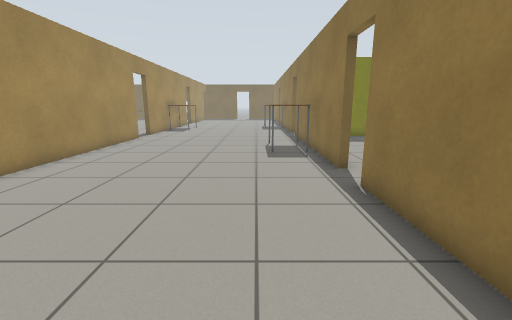
view 1 (above)

23 first-person views from a walk through a world built for the Gazebo simulator. The camera is 1 m above the floor, tilts 12° down and sees 90° across. The floor is counted in squares, 0.5 m on a side. Each view is taken from the middle of a square. On the plan, view 1 faces up. The plan holds only what a view shows up to about 16 squares ahead; the rest is blank. The place goes on beyond the plan. The robots in the file are not drawn. Gazebo's built-in surfaces are drawn with simple patterns.

view 2
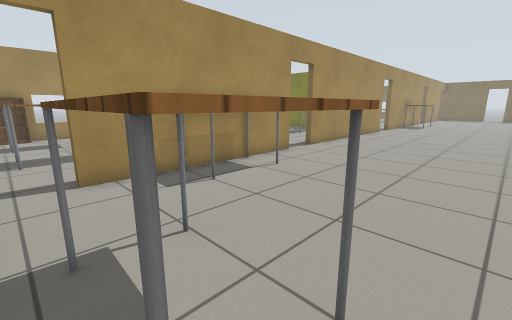

view 3
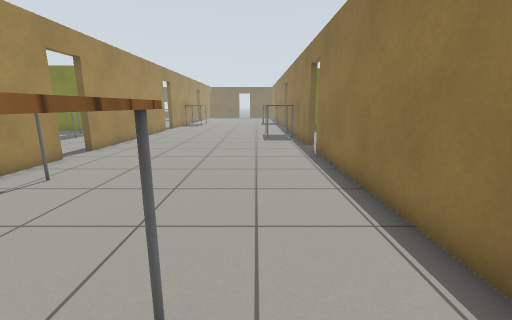

view 4
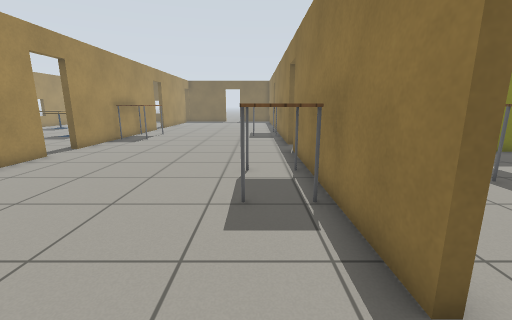

view 5
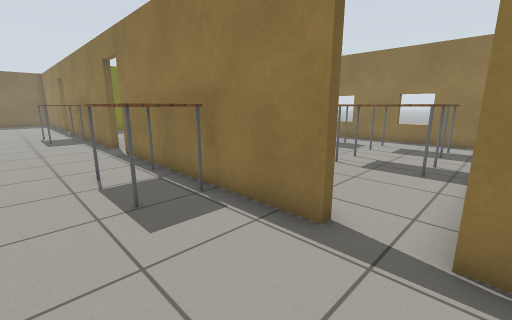

view 6
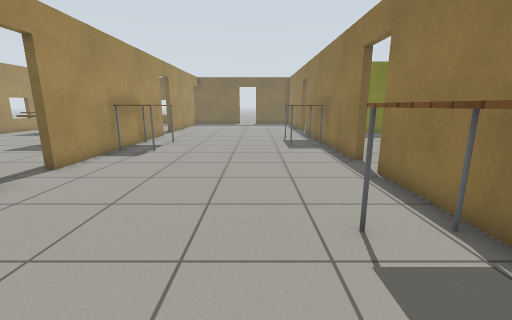

view 7
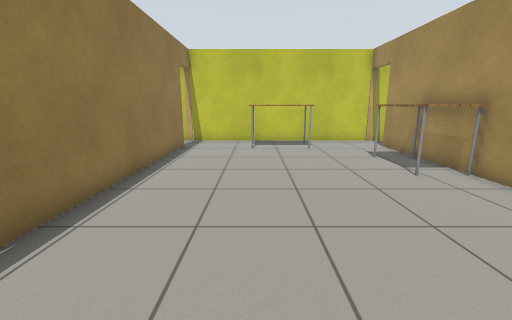

view 8
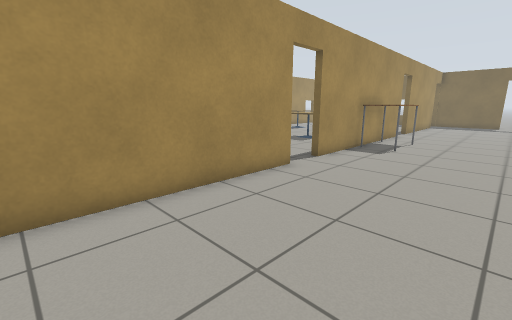

view 9
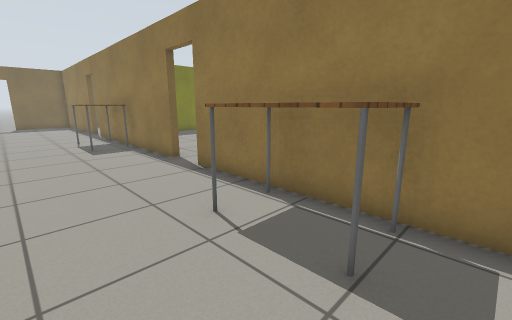

view 10
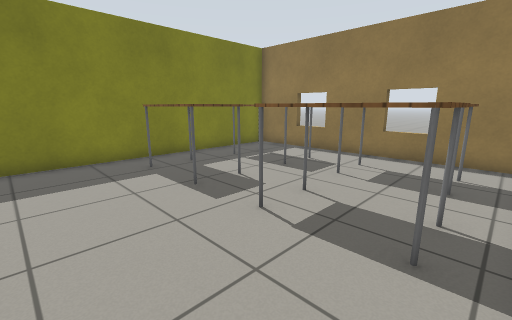

view 11
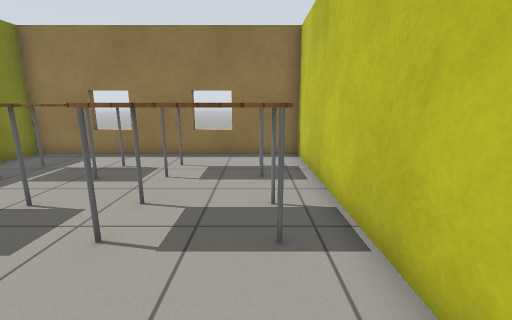

view 12
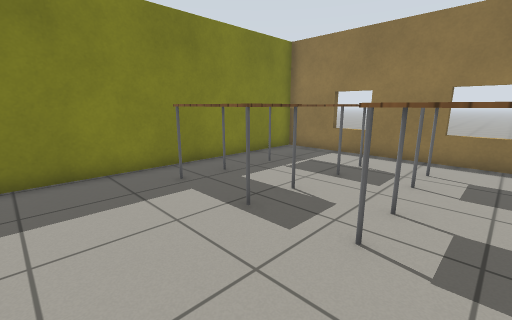

view 13
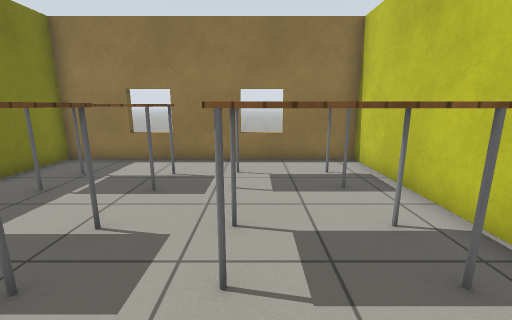

view 14
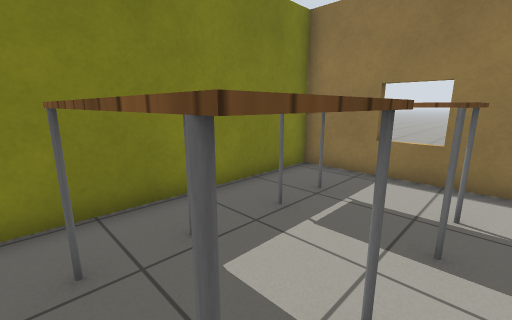

view 15
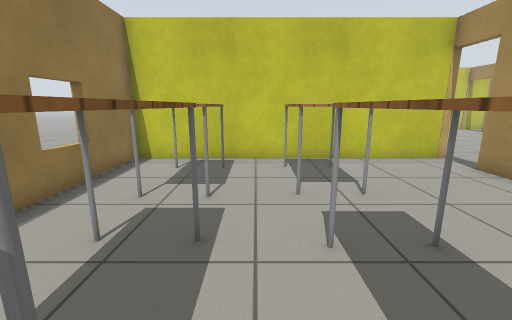

view 16
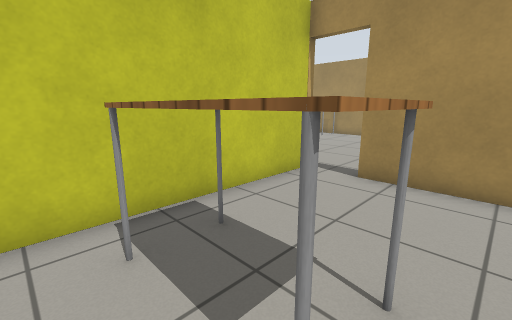

view 17
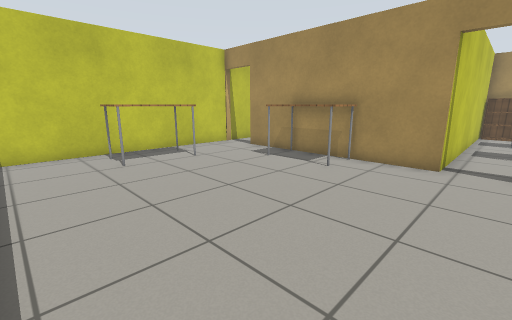

view 18
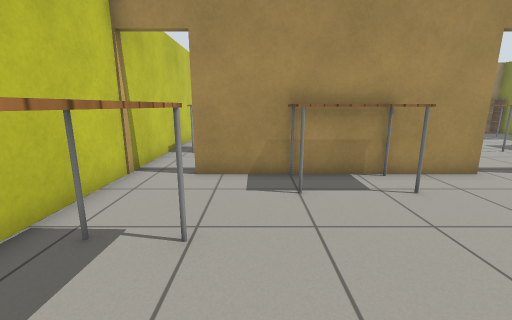

view 19
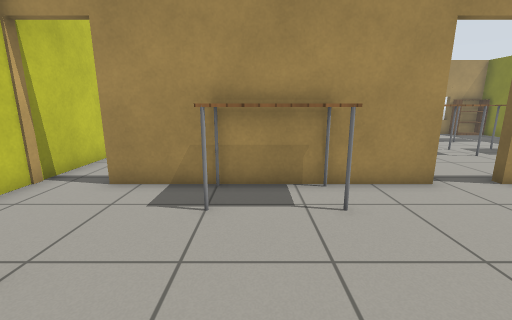

view 20
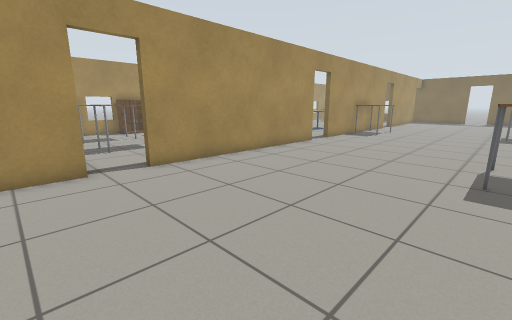

view 21
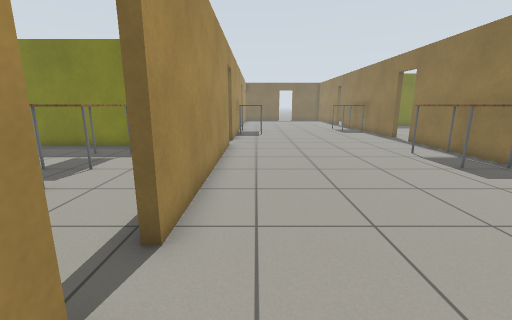

view 22
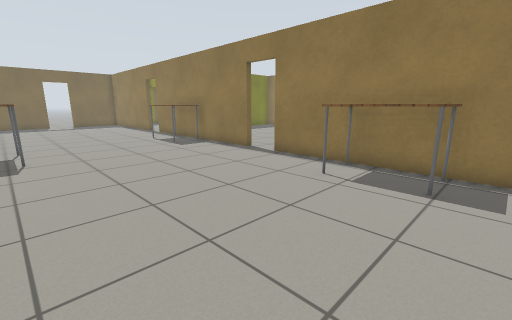

view 23
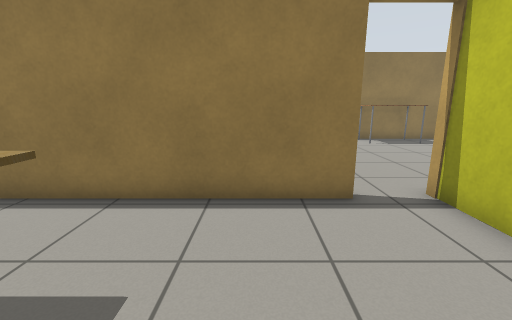

### Floor plan
Points are (right, up) in squares from view 1. A wall is a line through its corners. A room is listed if a view was taken in it or the views show most of it. See-through windows are left out.
Room 1 (views 1, 2, 3, 4, 5, 6, 7, 8, 9, 17, 18, 19, 20, 21, 22)
walls: (2.7, 8) (2.7, 17.6); (-7.4, 4.6) (-7.4, 2.4); (-7.4, 16) (-7.4, 6.4); (2.7, 19.2) (2.7, 26.5); (-7.4, 20.5) (-7.4, 17.9); (-7.4, -1.4) (-7.4, -3.8); (2.7, -4) (2.7, 6.3); (-7.9, -5.8) (3.3, -5.8); (-7.4, 26.5) (-7.4, 24.4)
ways out: open door at (3, 7.5) to room 2; open door at (-7.8, 17) to room 3; open door at (-7.7, -4.7); open door at (-7.5, 5.5); open door at (3, -4.5); open door at (3, 18.5)
objects: table (-7, -1) to (-6, 2); table (-7, 21) to (-6, 24); table (-4, -5) to (-1, -3); table (1, 11) to (2, 14); table (1, 23) to (2, 23); table (1, 26) to (2, 26)
Room 2 (views 10, 11, 12, 13, 14, 15, 16)
walls: (3, 11.2) (3, 8); (2.7, 6.3) (14.6, 6.3) (14.6, 17.1) (3.8, 17.1)
ways out: open door at (3, 7.5) to room 1
objects: table (7, 8) to (9, 11); table (7, 12) to (9, 15); table (11, 8) to (13, 11); table (11, 12) to (12, 15); table (13, 10)
Room 3 (view 23)
walls: (-7.7, 17.9) (-7.7, 25.6); (-9.4, 16) (-7.4, 16)
ways out: open door at (-7.8, 17) to room 1
objects: cafe table (-12, 22) to (-10, 23)

Where each view was taken, in squares from view 1:
view 1: 0 up, 0 right, facing up
view 2: 5 down, 0 right, facing up-left
view 3: 5 down, 0 right, facing up
view 4: 6 up, 1 right, facing up
view 5: 6 up, 1 left, facing up-right
view 6: 10 up, 1 left, facing up
view 7: 9 up, 1 left, facing down
view 8: 9 up, 2 left, facing up-left
view 9: 10 up, 2 left, facing up-right
view 10: 7 up, 4 right, facing up-right
view 11: 8 up, 4 right, facing right
view 12: 9 up, 4 right, facing up-right
view 13: 10 up, 5 right, facing right
view 14: 12 up, 7 right, facing up-right
view 15: 16 up, 10 right, facing down
view 16: 11 up, 10 right, facing down-left
view 17: 6 up, 2 right, facing down-left
view 18: 2 down, 0 right, facing left
view 19: 0 up, 1 left, facing left
view 20: 3 up, 1 right, facing up-left
view 21: 3 up, 6 left, facing up
view 22: 10 up, 6 left, facing up-right
view 23: 20 up, 13 left, facing right
